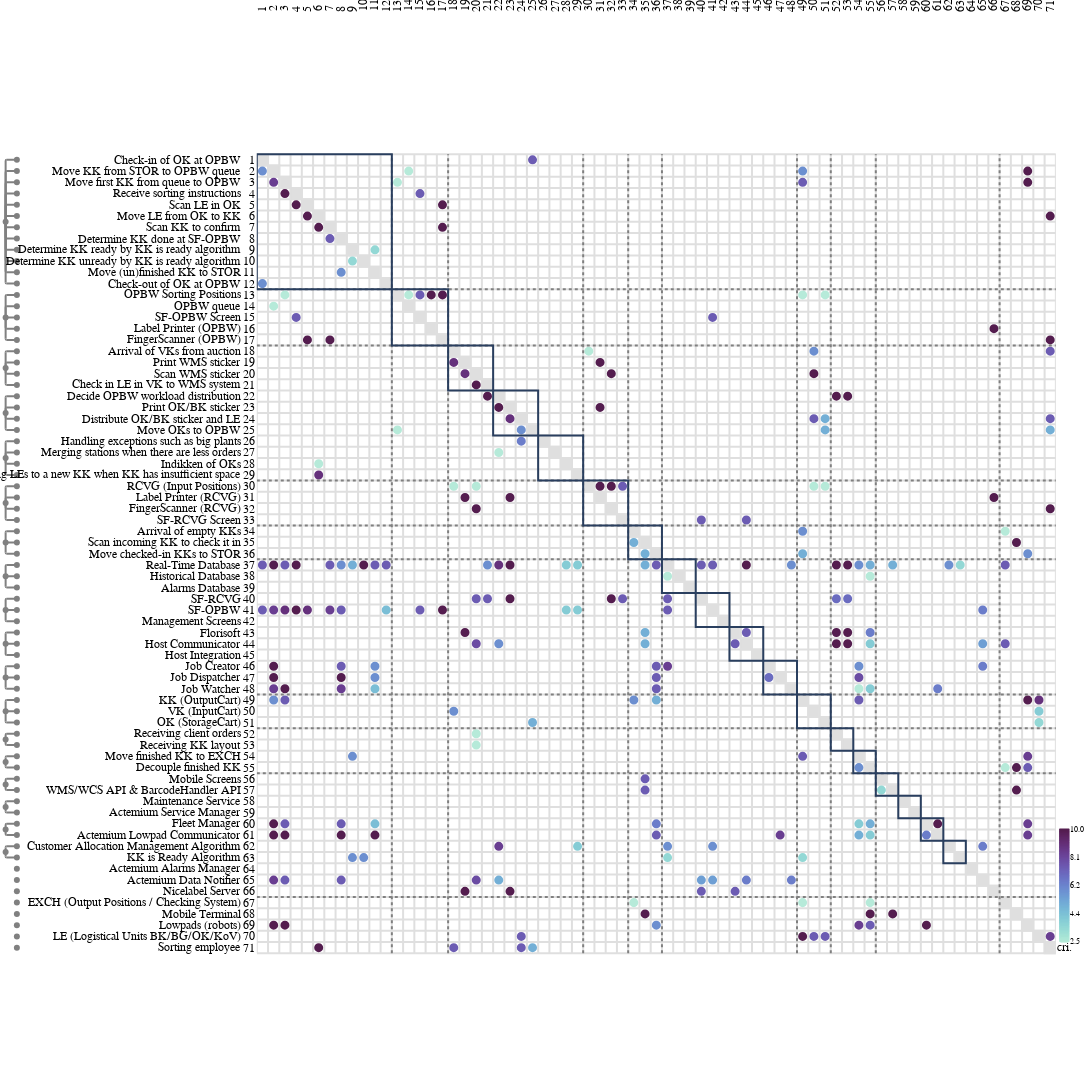

The code cell stored with this chart in its notebook:
### Markdown cell above
## MDM with criticality (original clusters)

### Code cell
# 1. Load data with criticality weights
g = from_csv(
    nodes_path="nodes.csv",
    edges_path="edges.csv",
    csv_delimiter=";",
    iter_delimiter=",",
    edge_weights=["criticality"]  # <--- Added this to load the weights
)

# 2. Manual cluster mapping (Node name -> Cluster name)
cluster_mapping = {
    # Process Clusters
    "Receiving client orders": "Receiving client data",
    "Receiving KK layout": "Receiving client data",
    "Arrival of VKs from auction": "check-in flowers",
    "Print WMS sticker": "check-in flowers",
    "Scan WMS sticker": "check-in flowers",
    "Check in LE in VK to WMS system": "check-in flowers",
    "Decide OPBW workload distribution": "Pre-sorting",
    "Print OK/BK sticker": "Pre-sorting",
    "Distribute OK/BK sticker and LE": "Pre-sorting",
    "Move OKs to OPBW": "Pre-sorting",
    "Check-in of OK at OPBW": "Sorting",
    "Move KK from STOR to OPBW queue": "Sorting",
    "Move first KK from queue to OPBW": "Sorting",
    "Receive sorting instructions": "Sorting",
    "Scan LE in OK": "Sorting",
    "Move LE from OK to KK": "Sorting",
    "Scan KK to confirm": "Sorting",
    "Determine KK done at SF-OPBW": "Sorting",
    "Determine KK ready by KK is ready algorithm": "Sorting",
    "Determine KK unready by KK is ready algorithm": "Sorting",
    "Move (un)finished KK to STOR": "Sorting",
    "Check-out of OK at OPBW": "Sorting",
    "Move finished KK to EXCH": "Check-out of flowers",
    "Decouple finished KK": "Check-out of flowers",
    "Arrival of empty KKs": "Check-in of empty KKs",
    "Scan incoming KK to check it in": "Check-in of empty KKs",
    "Move checked-in KKs to STOR": "Check-in of empty KKs",
    "Handling exceptions such as big plants": "Unhappy flow processes",
    "Merging stations when there are less orders": "Unhappy flow processes",
    "Indikken of OKs": "Unhappy flow processes",
    "Adding LEs to a new KK when KK has insufficient space": "Unhappy flow processes",

    # Software Clusters
    "Real-Time Database": "Databases",
    "Historical Database": "Databases",
    "Alarms Database": "Databases",
    "SF-RCVG": "Client Screens",
    "SF-OPBW": "Client Screens",
    "Management Screens": "Client Screens",
    "Mobile Screens": "Mobile Client",
    "WMS/WCS API & BarcodeHandler API": "Mobile Client",
    "Maintenance Service": "Actemium management Services",
    "Actemium Service Manager": "Actemium management Services",
    "Fleet Manager": "AMR Software",
    "Actemium Lowpad Communicator": "AMR Software",
    "Florisoft": "Communication with Florisoft",
    "Host Communicator": "Communication with Florisoft",
    "Host Integration": "Communication with Florisoft",
    "Job Creator": "Task Manager",
    "Job Dispatcher": "Task Manager",
    "Job Watcher": "Task Manager",
    "Customer Allocation Management Algorithm": "Algorithm Calculator",
    "KK is Ready Algorithm": "Algorithm Calculator",

    # Hardware Clusters
    "KK (OutputCart)": "Carts",
    "VK (InputCart)": "Carts",
    "OK (StorageCart)": "Carts",
    "RCVG (Input Positions)": "Receiving Goods Stations (RCVG)",
    "Label Printer (RCVG)": "Receiving Goods Stations (RCVG)",
    "FingerScanner (RCVG)": "Receiving Goods Stations (RCVG)",
    "SF-RCVG Screen": "Receiving Goods Stations (RCVG)",
    "OPBW Sorting Positions": "Sorting Stations (OPBW)",
    "OPBW queue": "Sorting Stations (OPBW)",
    "SF-OPBW Screen": "Sorting Stations (OPBW)",
    "Label Printer (OPBW)": "Sorting Stations (OPBW)",
    "FingerScanner (OPBW)": "Sorting Stations (OPBW)",
}

# 3. Create cluster nodes and assign hierarchy
clusters = {}

for node in g.nodes:
    node_name = str(node.name).strip()

    if node_name in cluster_mapping:
        cluster_name = cluster_mapping[node_name]

        if cluster_name not in clusters:
            cluster_node = Node(
                name=cluster_name,
                kind="cluster"
            )
            g.add_node(cluster_node)
            clusters[cluster_name] = cluster_node

        node.parent = clusters[cluster_name]

# 4. Select only leaf nodes for the MDM
all_leafs = [n for n in g.nodes if n.is_leaf]

# 5. Plot MDM with criticality weights
dsm = ragraph.plot.mdm(
    leafs=all_leafs,
    edges=g.edges,
    node_kinds=[
        "cluster",
        "process",
        "software",
        "hardware",
    ],
    style=ragraph.plot.Style(
        piemap=dict(
            display="weights",       # <--- Changed to weights
            mode="relative",
            fields=["criticality"],  # <--- Pointing to the loaded weight
        )
    ),
)

dsm
